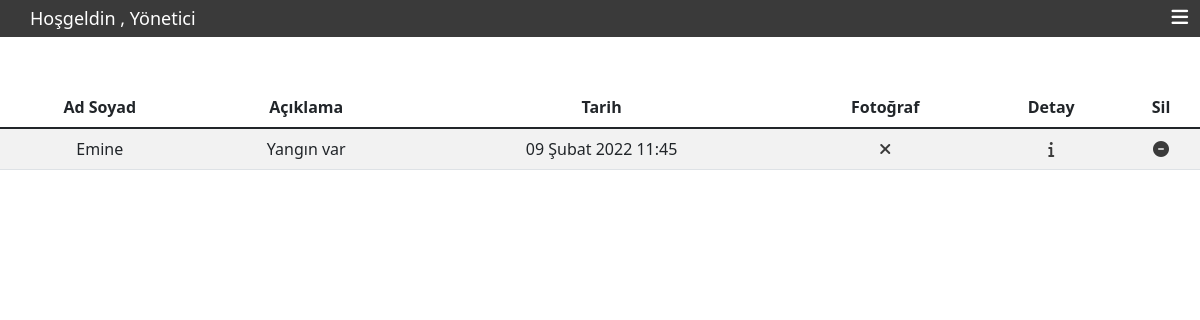
The page /onerivesikayet/ (signed in) on the database its author committed.
### base/models.py (models this page shows, shortened)
class IstekOneri(models.Model):
    adsoyad = models.CharField(max_length=30,blank=False,null=False)
    acıklama=models.TextField(max_length=300,blank=False,null=False)
    numara = models.CharField(max_length=11,blank=True,null=True)
    create_time = models.DateTimeField(
        auto_now_add=True, blank=True, null=True)
    update_time = models.DateTimeField(auto_now=True,blank=True, null=True)

### base/views.py (the view, shortened to what this page needs)
# urls.py: path('onerivesikayet/',views.OneriVeSikayet,name="onerivesikayet"),
def OneriVeSikayet(request):
    form = IstekOneriForm()
    istek=IstekOneri.objects.all().order_by('-update_time')
    context={'istek':istek,'form':form}
    return render(request,'base/oneri/oneri.html',context)

### base/templates/base/oneri/oneri.html (shortened to what this page needs)
{% extends 'base/main.html' %} {% block content%} {% load static %}
<link rel="stylesheet" href="{% static 'css/navbar.css' %}" />
</head>
<body>
<nav>
       <ul class="ul d-flex justify-content-end text-center">
            {% if request.user.is_anonymous %}
            <p class="welcomeuser" style="position: absolute;left: 30px;top: 5px;font-size: 18px;color: white;z-index: 1;">
                   Hoşgeldiniz</p>
            <li class="li"><a href="<li class="li"><a href="
                    {% url 'citizen-home' %}
                    ">Anasayfa</a></li>
            <li class="li"><a href="{% url 'citizen-contact' %}">İletişim</a></li>
            <li class="li"><a href="{% url 'onerivesikayet' %}">Öneri ve Şikayet</a></li>
            <li class="li"><a href="{% url 'duyurular' %}">Duyurular</a></li>
            <li class="li"><a href="{% url 'register' %}" style="border: 1px solid white;padding: 2px;border-radius: 2px;">Kayıt Ol</a></li>
            <li class="li"><a href="{% url 'login' %}" style="outline: 1px solid white;padding: 2px;border-radius: 2px;">Giriş Yap</a></li>
            <li><i class="fas fa-bars"></i></li>
                {% else %}
            <p class="welcomeuser" style="position: absolute;left: 30px;top: 5px;font-size: 18px;color: white;">Hoşgeldin , {{request.user}}</p>
            <li><i class="fas fa-bars"></i></li>
                {% endif %}
        </ul>
</nav>
    {% if user.is_superuser %}
    {% if istek %}
    <table class="table table-striped table-hover rounded text-center" style="margin-top: 50px;">
        <thead>
            <th>Ad Soyad</th>
            <th>Açıklama</th>
            <th>Tarih</th>
            <th>Fotoğraf</th>
            <th>Detay</th>
            <th>Sil</th>
        </thead>
        {% for iste in istek %}
        <tr class="duyurutr">
            <td>{{iste.adsoyad}}</td>
            <td>{{iste.acıklama}}</td>
            <td>{{iste.update_time}}</td>
            <td>
                {% if iste.image %}
                <i class="fas fa-check"></i>
                {% else%}
                <i class="fas fa-times"></i>
                {% endif %}
            </td>
            <td><a href="{% url 'onerivesikayetdetay' iste.id %}"><i class="fas fa-info"></i></a></td>
            <td><a href="{% url 'onerivesikayetsil' iste.id %}"><i class="fas fa-minus-circle"></i></a></td>
        </tr>
        {% endfor %}
    </table>
    {% else %}
    <h4 class="text-center mt-5">Öneri ve Şikayet Yok..</h4>
    {% endif %}
    {% endif %}
{% endblock content%}

### base/static/css/navbar.css (style rules this page uses)
html { overflow-x: hidden; scroll-behavior: smooth; }
nav { background-color: rgb(58, 58, 58); max-height: 37px; }
ul { list-style: none; }
.fa-bars { color: white; }
tr { margin-top: 20px; margin-bottom: 20px; }
.fa-bars { position: absolute; right: 12px; top: 8px; visibility: hidden; pointer-events: none; color: white; }
table i { color: rgb(58, 58, 58); }
@media only screen and (max-width: 1300px) { .ul li { visibility: hidden; } }
@media only screen and (max-width: 1300px) { .fa-bars { display: block; visibility: visible; cursor: pointer; pointer-events: all; font-size: 19px; } }
@media only screen and (max-width: 1300px) { .welcomeuser { visibility: visible; } }

### rows shown on the page
IstekOneri: adsoyad "Emine", acıklama "Yangın var", update_time "09 Şubat 2022 11:45"

### other values the page prints
{{ request.user }} "Yönetici"
